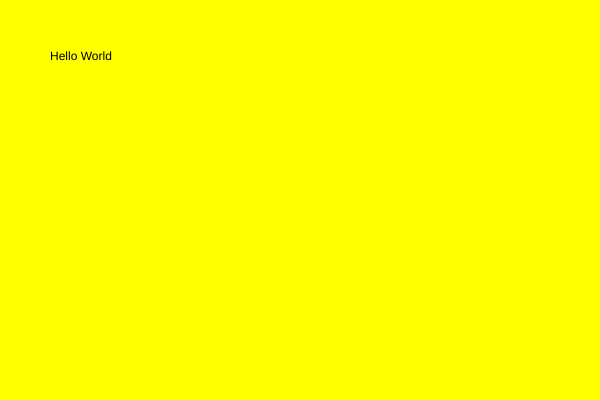
Frame 1 (no input)
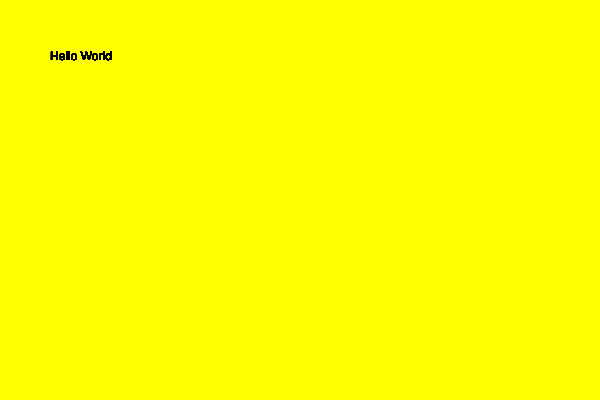
Frame 60 (no input)
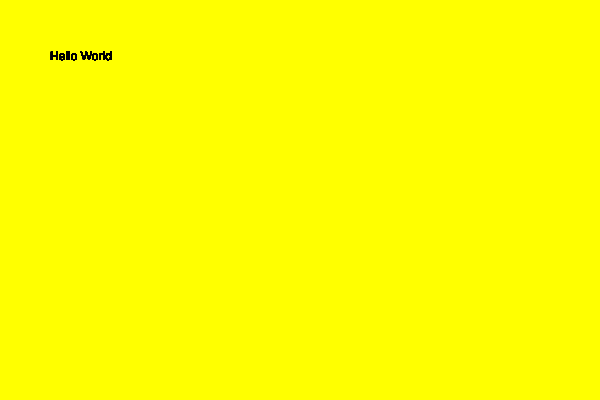
Frame 120 (the mouse pressed at the canvas centre since frame 60)

The p5.js sketch that drew these frames (run headless with seeded random() and noise() and a simulated clock; from frame 60 on, the mouse is pressed at the canvas centre):

// p5.js sketch
// ── sketch.js
function setup(){
  //create canvas size 600px wide and 400px high
  createCanvas( 600, 400 );

//color background yellow
background( 'yellow' );
}
function draw(){
//tell the program to write "Hello World" at 50px by 60px
text( "Hello World", 50, 60 );
}
